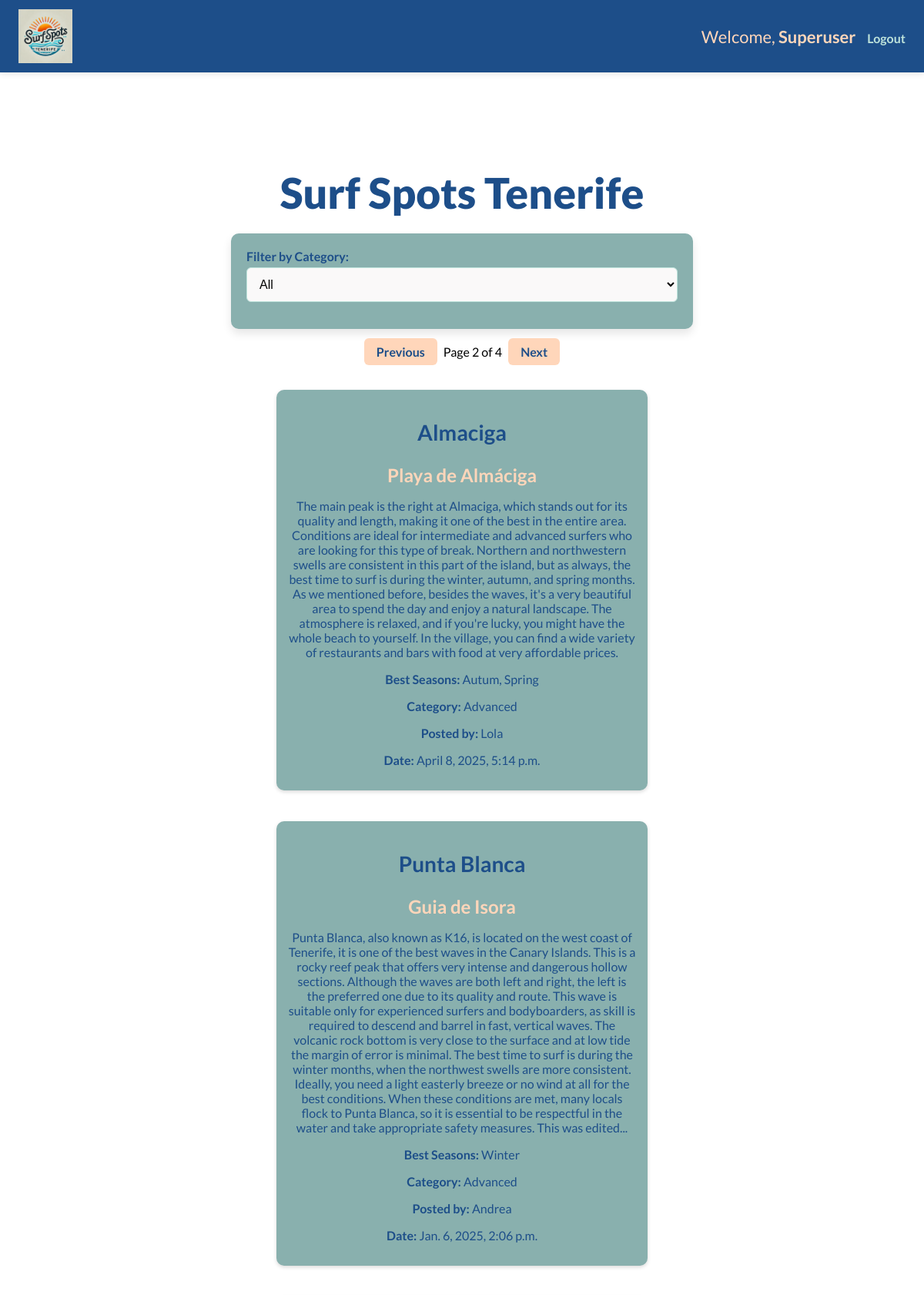
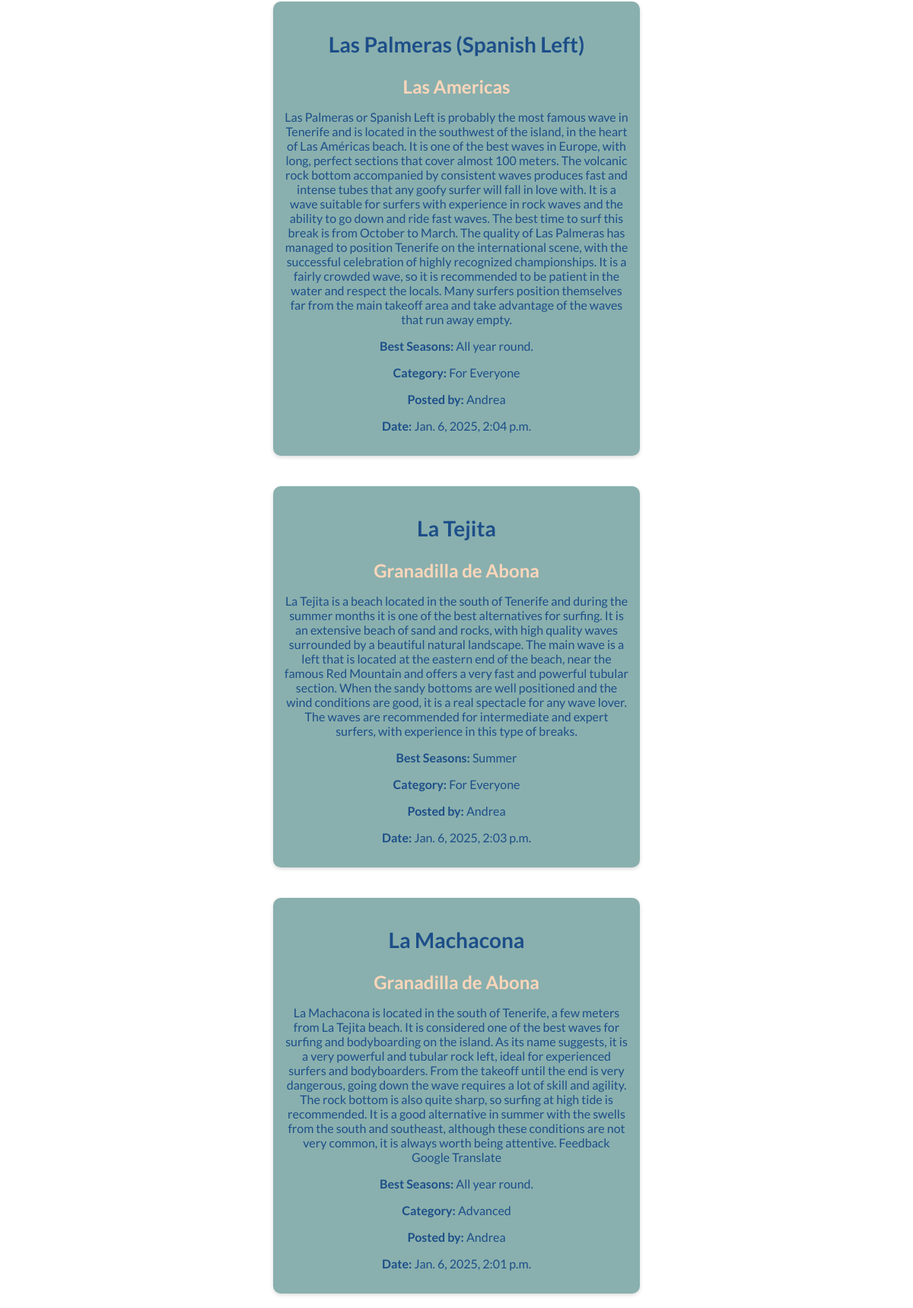
The page /users/home/?page=2 (signed in, upper part) on the database its author committed (2 pictures, top to bottom).
### users_account/models.py (models this page shows, shortened)
class NovaUser(AbstractUser):
    pass

class SurfSpot(models.Model):
    CATEGORY_CHOICES = [
        ("Beginner", "Beginner"),
        ("Advanced", "Advanced"),
        ("For Everyone", "For Everyone"),
    ]
    title = models.CharField(max_length=50)
    location = models.CharField(max_length=50)
    description = models.TextField()
    best_seasons = models.CharField(max_length=300, blank=True, null=True)
    category = models.CharField(max_length=20, choices=CATEGORY_CHOICES, default="For Everyone") # New category field
    user = models.ForeignKey(settings.AUTH_USER_MODEL, on_delete=models.CASCADE)
    created_at = models.DateTimeField(auto_now_add=True)

### users_account/views.py (the view)
# urls.py: path('home/', views.home_view, name='home'),
@login_required
def home_view(request):
    if request.method == 'POST':
        form = SurfSpotForm(request.POST)
        if form.is_valid():
            surf_spot = form.save(commit=False)
            surf_spot.user = request.user
            surf_spot.save()
            messages.success(request, "Surf spot created successfully!")
            return redirect('home')
        else:
            print(form.errors) #debugging
    else:
        form = SurfSpotForm()
    selected_category = request.GET.get('category')
    print(f"Raw selected category: {selected_category}")
    if selected_category:
        surf_spots_list = SurfSpot.objects.filter(category=selected_category).order_by('-created_at')
        print(f"Selected category: {selected_category}, Surf spots found: {surf_spots_list.count()}") #debugging
    else:
        surf_spots_list = SurfSpot.objects.all().order_by('-created_at')
        print(f"No category selected, Total surf spots: {surf_spots_list.count()}") #debugging
    paginator = Paginator(surf_spots_list, 5) # ensured that is set to 5
    page_number = request.GET.get('page')
    surf_spots = paginator.get_page(page_number)
    return render(request, 'users_account/home.html', {
        'form': form,
        'surf_spots': surf_spots,
        'selected_category': selected_category,
    })

### users_account/forms.py (shortened to what this page needs)
class SurfSpotForm(forms.ModelForm):
    class Meta:
        model = SurfSpot
        fields = ['title', 'location', 'description', 'best_seasons', 'category'] #new field
        widgets = {
            'category': forms.Select(attrs={'class': 'form-control'}),
        }

### users_account/templates/users_account/home.html (shortened to what this page needs)
{% extends 'base.html' %}
{% block content %}
<div class="main-content">
    <h1 class="main-title">Surf Spots Tenerife</h1>
    <form method="GET" action="{% url 'home' %}" class="category-filter-form">
        <label for="category">Filter by Category:</label>
        <select name="category" id="category" onchange="this.form.submit()">
            <option value="" {% if not selected_category %}selected{% endif %}>All</option>
        </select>
    </form>
    {% if surf_spots %}
    <div class="pagination">
        {% if surf_spots.has_previous %}
        <a
            href="?page={{ surf_spots.previous_page_number }}{% if selected_category %}&category={{ selected_category }}{% endif %}">Previous</a>
        {% endif %}
        <span>Page {{ surf_spots.number }} of {{ surf_spots.paginator.num_pages }}</span>
        {% if surf_spots.has_next %}
        <a
            href="?page={{ surf_spots.next_page_number }}{% if selected_category %}&category={{ selected_category }}{% endif %}">Next</a>
        {% endif %}
    </div>
    <div id="surf-spots-list">
        {% for spot in surf_spots %}
        <div class="surf-spot">
            <h2 class="spot-title">
                <a href="{% url 'surf_spot_detail' spot_id=spot.id %}">{{ spot.title }}</a>
            </h2>
            <h3><strong> {{ spot.location }} </strong></h3>
            <p>{{ spot.description }}</p>
            <p><strong>Best Seasons:</strong> {{ spot.best_seasons }}</p>
            <p><strong>Category:</strong> {{ spot.category }}</p>
            <p><strong>Posted by:</strong> {{ spot.user.username }}</p>
            <p><strong>Date:</strong> {{ spot.created_at }}</p>
        </div>
        {% endfor %}
    </div>
    {% else %}
    <p>No surf spots found for the selected category.</p>
    {% endif %}
</div>
{% endblock %}

### templates/base.html (shortened to what this page needs)
{% load static %}
<!DOCTYPE html>
<html lang="en">
<head>
    <link rel="stylesheet" href="{% static 'css/styles.css' %}">
</head>
<body>
    <nav class="navbar">
        <div class="nav-container">
            <a href="{% url 'home' %}" class="logo">
                <img src="{% static 'images/logo.png' %}" alt="Surf Spots Logo" class="logo-img">
            </a>
            <ul class="nav-links">
                {% if request.user.is_authenticated %}
                <li>Welcome, <strong>{{ request.user.username }}</strong></li>
                <li><a href="{% url 'logout' %}" class="nav-link">Logout</a></li>
                {% else %}
                <li><a href="{% url 'login' %}" class="nav-link">Login</a></li>
                {% endif %}
            </ul>
        </div>
    </nav>
    <main>
        {% block content %}{% endblock %}
    </main>
</body>
</html>

### static/css/styles.css (style rules this page uses)
:root { --light-orange: #FFD6BA; --light-green: #BEE3DB; --mint-green: #89B0AE; --dark: #1D4E89; --light: #FAF9F9; }
*, *::before, *::after { box-sizing: inherit; }
body, html { margin: 0; padding: 0; box-sizing: border-box; font-family: 'Lato', sans-serif; overflow-x: hidden; scroll-behavior: smooth; }
.navbar { background-color: var(--dark); padding: 12px 24px; position: fixed; top: 0; left: 0; width: 100%; z-index: 1000; box-shadow: 0 2px 8px rgba(0, 0, 0, 0.1); color: var(--light); }
.nav-container { display: flex; justify-content: space-between; align-items: center; flex-wrap: wrap; max-width: 1200px; margin: 0 auto; }
.nav-links { list-style: none; display: flex; flex-wrap: wrap; align-items: center; gap: 15px; }
.nav-links li { color: var(--light-orange); }
.nav-links a { text-decoration: none; color: var(--light-green); font-weight: bold; font-size: 16px; transition: color 0.3s ease; }
.logo { display: flex; align-items: center; gap: 12px; color: var(--light-orange); font-weight: bold; text-decoration: none; font-size: 22px; }
.logo-img { height: 70px; width: auto; }
h1, h2, h3, p { margin-bottom: 15px; text-align: center; color: var(--dark); }
h1 { font-size: clamp(24px, 5vw, 36px); }
h2 { font-size: clamp(20px, 4vw, 28px); color: var(--mint-green); }
h3 { font-size: clamp(18px, 3vw, 24px); color: var(--light-orange); }
p, li, .nav-links a { font-size: clamp(18px, 2.5vw, 22px); }
p, form label, form input, form textarea, form select, .nav-links a, .comment, .surf-spot, button { font-size: clamp(14px, 2.5vw, 16px); }
a { cursor: pointer; color: var(--dark); text-decoration: none; transition: transform 0.2s ease, color 0.2s ease; font-weight: 700; }
main { padding-top: 80px; }
.main-content { padding: 20px; padding-top: 100px; margin: 0 auto; max-width: 1200px; }
.main-title { font-size: clamp(28px, 6vw, 55px); font-weight: 800; color: var(--dark); margin-bottom: 20px; }
.spot-title { color: var(--dark); }
form { background: var(--mint-green); padding: 20px; border-radius: 10px; box-shadow: 0 6px 12px rgba(0, 0, 0, 0.1); margin: 20px auto; width: 100%; max-width: 600px; color: var(--dark); }
form label { display: flex; font-weight: bold; margin-bottom: 5px; margin-top: 0; }
form input, form textarea, form select { width: 100%; padding: 12px; margin-bottom: 15px; border: 1px solid var(--light-green); border-radius: 6px; font-size: 16px; background-color: var(--light); }
#surf-spots-list { display: grid; grid-template-columns: repeat(auto-fit, minmax(300px, 1fr)); gap: 20px; max-width: 1200px; margin: 0 auto; padding: 20px; }
.surf-spot { background: var(--mint-green); padding: 15px; border-radius: 10px; margin-bottom: 20px; box-shadow: 0 2px 5px rgba(0, 0, 0, 0.15); color: white; }
.pagination { text-align: center; margin: 20px 0; }
.pagination a { padding: 8px 16px; margin: 0 5px; background-color: var(--light-orange); color: var(--dark); border-radius: 6px; text-decoration: none; }
@media (min-width: 1024px) { .form, #surf-spots-list { width: 45%; } }

### rows shown on the page
NovaUser: user.username "Superuser"
SurfSpot: title "Almaciga", location "Playa de Almáciga", description "The main peak is the right at Almaciga, which stands out for its quality and length, making it one of the best in the entire area. Conditions are ideal for intermediate and advanced surfers who are looking for this type of break. Northern and northwestern swells are consistent in this part of the island, but as always, the best time to surf is during the winter, autumn, and spring months. As we mentioned before, besides the waves, it's a very beautiful area to spend the day and enjoy a natural landscape. The atmosphere is relaxed, and if you're lucky, you might have the whole beach to yourself. In the village, you can find a wide variety of restaurants and bars with food at very affordable…", best_seasons "Autum, Spring", category "Advanced", user.username "Lola", created_at "April 8, 2025, 5:14 p.m."
SurfSpot: title "Punta Blanca", location "Guia de Isora", description "Punta Blanca, also known as K16, is located on the west coast of Tenerife, it is one of the best waves in the Canary Islands. This is a rocky reef peak that offers very intense and dangerous hollow sections. Although the waves are both left and right, the left is the preferred one due to its quality and route. This wave is suitable only for experienced surfers and bodyboarders, as skill is required to descend and barrel in fast, vertical waves. The volcanic rock bottom is very close to the surface and at low tide the margin of error is minimal. The best time to surf is during the winter months, when the northwest swells are more consistent. Ideally, you need a light easterly breeze or no…", best_seasons "Winter", category "Advanced", user.username "Andrea", created_at "Jan. 6, 2025, 2:06 p.m."
SurfSpot: title "Las Palmeras (Spanish Left)", location "Las Americas", description "Las Palmeras or Spanish Left is probably the most famous wave in Tenerife and is located in the southwest of the island, in the heart of Las Américas beach. It is one of the best waves in Europe, with long, perfect sections that cover almost 100 meters. The volcanic rock bottom accompanied by consistent waves produces fast and intense tubes that any goofy surfer will fall in love with. It is a wave suitable for surfers with experience in rock waves and the ability to go down and ride fast waves. The best time to surf this break is from October to March. The quality of Las Palmeras has managed to position Tenerife on the international scene, with the successful celebration of highly…", best_seasons "All year round.", category "For Everyone", user.username "Andrea", created_at "Jan. 6, 2025, 2:04 p.m."
SurfSpot: title "La Tejita", location "Granadilla de Abona", description "La Tejita is a beach located in the south of Tenerife and during the summer months it is one of the best alternatives for surfing. It is an extensive beach of sand and rocks, with high quality waves surrounded by a beautiful natural landscape. The main wave is a left that is located at the eastern end of the beach, near the famous Red Mountain and offers a very fast and powerful tubular section. When the sandy bottoms are well positioned and the wind conditions are good, it is a real spectacle for any wave lover. The waves are recommended for intermediate and expert surfers, with experience in this type of breaks.", best_seasons "Summer", category "For Everyone", user.username "Andrea", created_at "Jan. 6, 2025, 2:03 p.m."
SurfSpot: title "La Machacona", location "Granadilla de Abona", description "La Machacona is located in the south of Tenerife, a few meters from La Tejita beach. It is considered one of the best waves for surfing and bodyboarding on the island. As its name suggests, it is a very powerful and tubular rock left, ideal for experienced surfers and bodyboarders. From the takeoff until the end is very dangerous, going down the wave requires a lot of skill and agility. The rock bottom is also quite sharp, so surfing at high tide is recommended. It is a good alternative in summer with the swells from the south and southeast, although these conditions are not very common, it is always worth being attentive. Feedback Google Translate", best_seasons "All year round.", category "Advanced", user.username "Andrea", created_at "Jan. 6, 2025, 2:01 p.m."

### other values the page prints
{{ surf_spots.number }} "2"
{{ surf_spots.paginator.num_pages }} "4"
